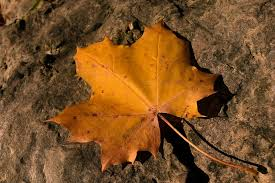
#> input picture UTEC/COMPUTER_VISION/Imagens/folha.jpg, 275 x 183 px, found by its file name
$ python Hist_EscalaCinza.py
#> lines starting #> are read from the running program, lines starting #| are printed output that depends on the picture
import cv2 #importa biblioteca OpenCV

import numpy as np
from matplotlib import pyplot as grafico

#Carregando e mostrando imagem
imagem = cv2.imread("folha.jpg", 0)
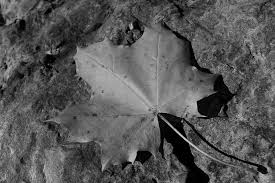
#> imagem: shape (183, 275); min 0, max 213, mean 86.8
cv2.imshow("Imagem", imagem)

#Histograma com 100 classes
#imagem.ravel() coloca todos os píxeis da imagem em um vetor
grafico.hist(imagem.ravel(), 100, [0,256])
grafico.show()
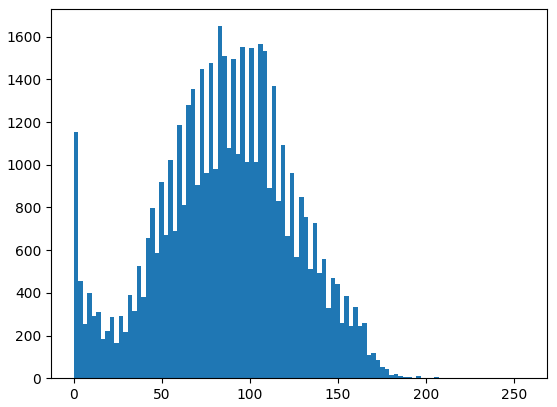
#> figure drawn by matplotlib, 1 panel; tallest bar 1649 high, from x = 81.92 to 84.48

cv2.waitKey(0)
cv2.destroyAllWindows()

$ run again, with UTEC/COMPUTER_VISION/Imagens/apple.jpg copied over UTEC/COMPUTER_VISION/Imagens/folha.jpg
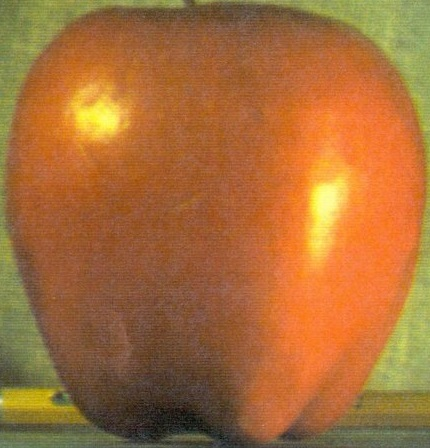
#> input picture UTEC/COMPUTER_VISION/Imagens/apple.jpg, 430 x 448 px, found by its file name
#> `imagem = cv2.imread("folha.jpg", 0)`:
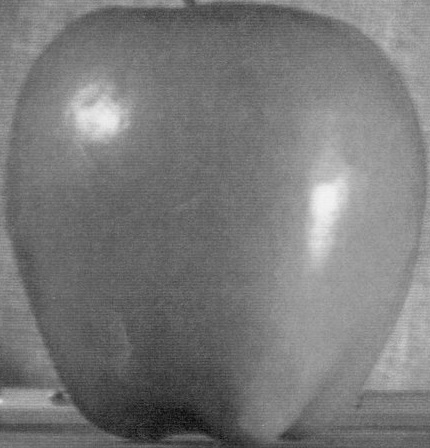
#> imagem: shape (448, 430); min 4, max 244, mean 120.9
#> `grafico.show()`:
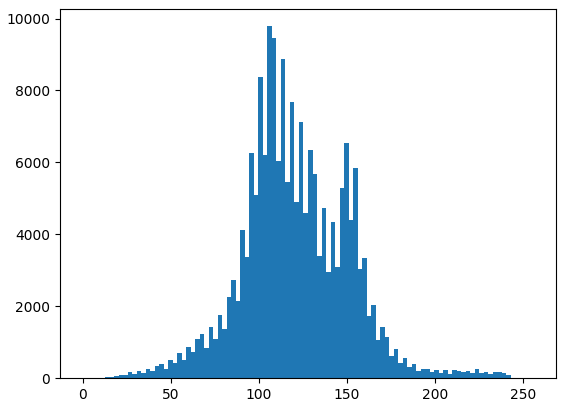
#> figure drawn by matplotlib, 1 panel; tallest bar 9786 high, from x = 105 to 107.5

$ run again, with UTEC/COMPUTER_VISION/Imagens/baboon.jpg copied over UTEC/COMPUTER_VISION/Imagens/folha.jpg
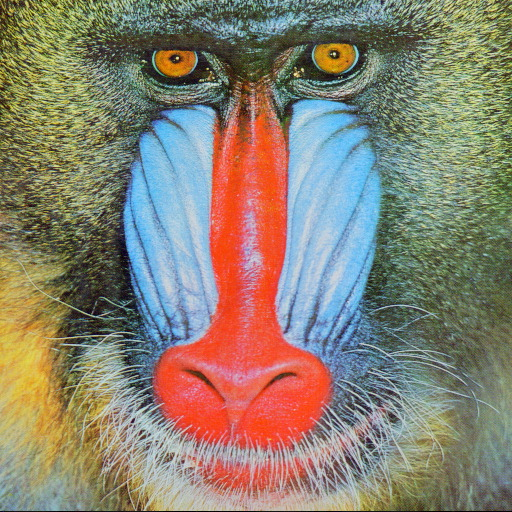
#> input picture UTEC/COMPUTER_VISION/Imagens/baboon.jpg, 512 x 512 px, found by its file name
#> `imagem = cv2.imread("folha.jpg", 0)`:
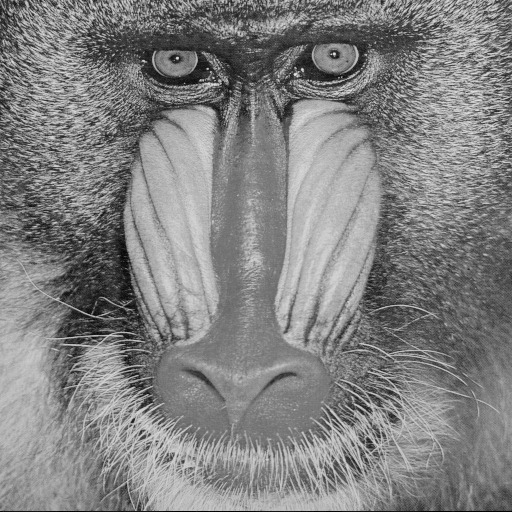
#> imagem: shape (512, 512); min 0, max 234, mean 129.7
#> `grafico.show()`:
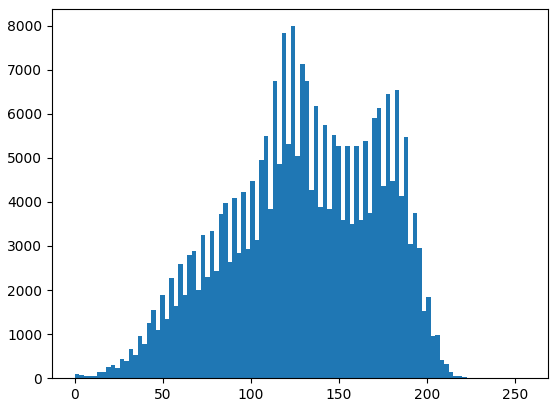
#> figure drawn by matplotlib, 1 panel; tallest bar 7986 high, from x = 122.9 to 125.4

$ run again, with UTEC/COMPUTER_VISION/Imagens/c3.jpg copied over UTEC/COMPUTER_VISION/Imagens/folha.jpg
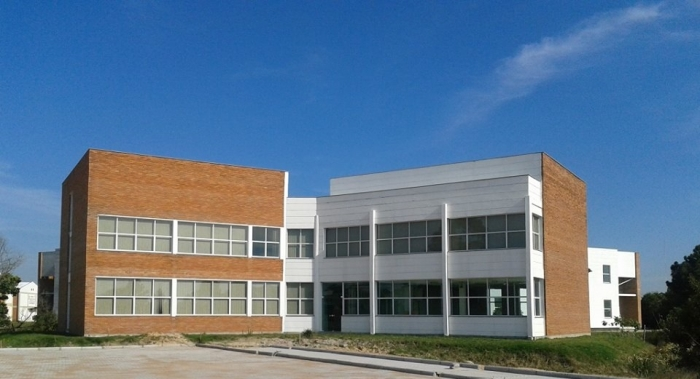
#> input picture UTEC/COMPUTER_VISION/Imagens/c3.jpg, 700 x 379 px, found by its file name
#> `imagem = cv2.imread("folha.jpg", 0)`:
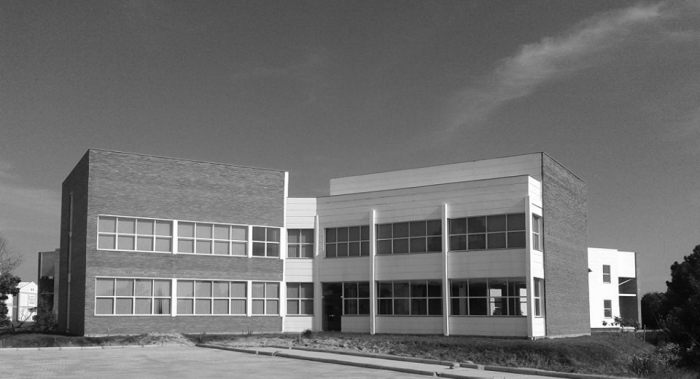
#> imagem: shape (379, 700); min 2, max 255, mean 111.9
#> `grafico.show()`:
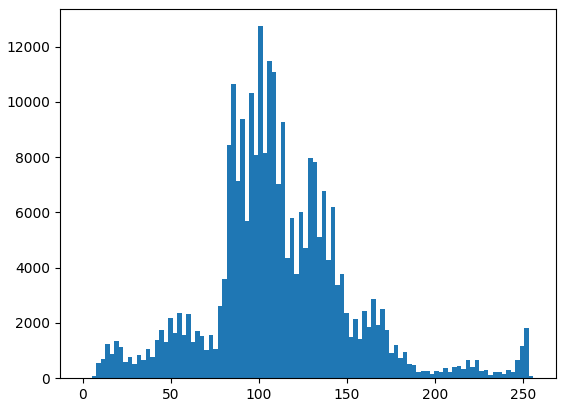
#> figure drawn by matplotlib, 1 panel; tallest bar 12740 high, from x = 99.84 to 102.4
